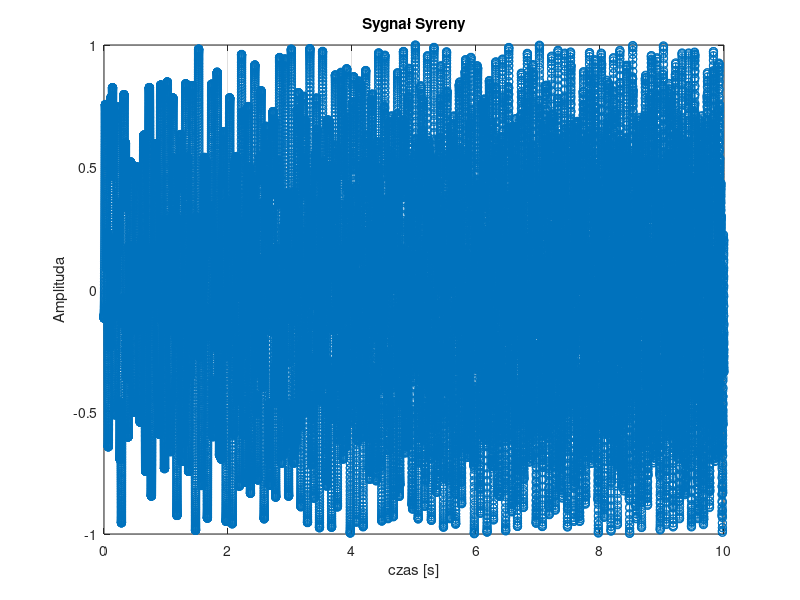

Here is the MATLAB script that generated this plot:
clear all; close all;
fpr=8000; Nx=80000; % czestotliwosc probkowania, liczba probek
dt = 1/fpr; % okres probkowania
t = dt*(0:Nx-1); % chwile pobierania probek

% Składniki sygnału
x1 = sin(2*pi*10*t); % sinus 10 Hz
x2 = sin(2*pi*1*t); % sinus 1 Hz
x3 = exp(-5*t); % eksponenta opadajaca w czasie
x4 = exp(-25*(t-0.5).^2); % gaussoida
x5 = sin(2*pi*(0*t+0.5*20*t.^2)); % liniowy przyrost czest. (LFM): od 0 Hz, +20Hz/s

% Modulacja częstotliwości (FM)
x6 = sin(2*pi*(30*t-(9/(2*pi*1)*cos(2*pi*1*t)))); % zwiększona częstotliwość modulacji

% Kumulacyjna modulacja częstotliwości (FM)
x7 = sin(2*pi*(10*t+9*cumsum(x2)*dt)); % to samo co x6; dlaczego?

% Składnik przypominający syrenę
syrena = zeros(1, Nx);

% Dodaj składniki do sygnału syreny
syrena = syrena + x1;
syrena = syrena + 0.5 * x5; % Zmniejsz amplitudę LFM, aby była mniej dominująca
syrena = syrena + 0.5 * x6; % Zwiększ amplitudę FM

% Normalizuj amplitudę, aby uniknąć przekroczenia zakresu
syrena = syrena / max(abs(syrena));

% Odtwarzaj sygnał
sound(syrena, fpr)

% Wyświetl sygnał
figure; plot(t, syrena, 'o-'); grid; title('Sygnał Syreny'); xlabel('czas [s]'); ylabel('Amplituda');
